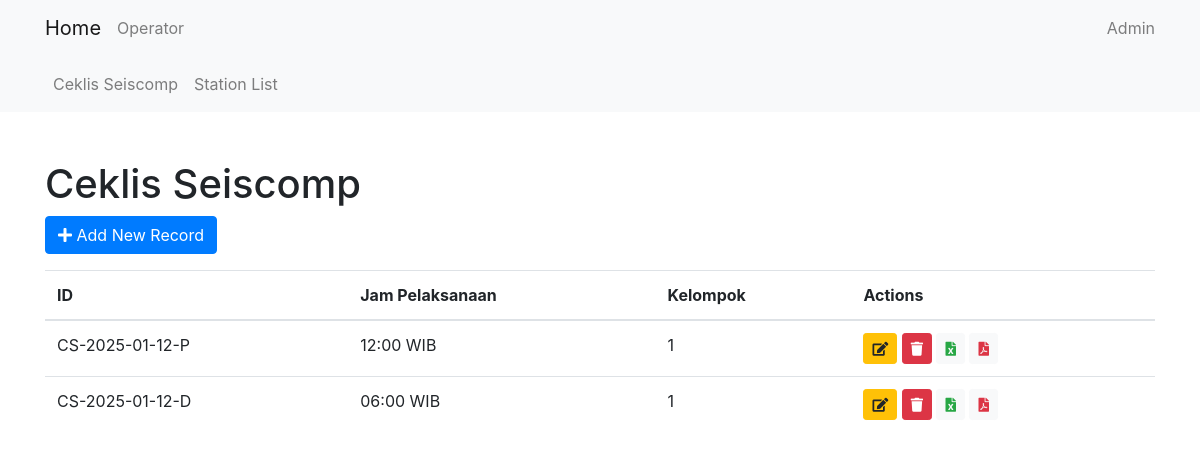
The page /cl_seiscomp/ on the database as committed earlier.
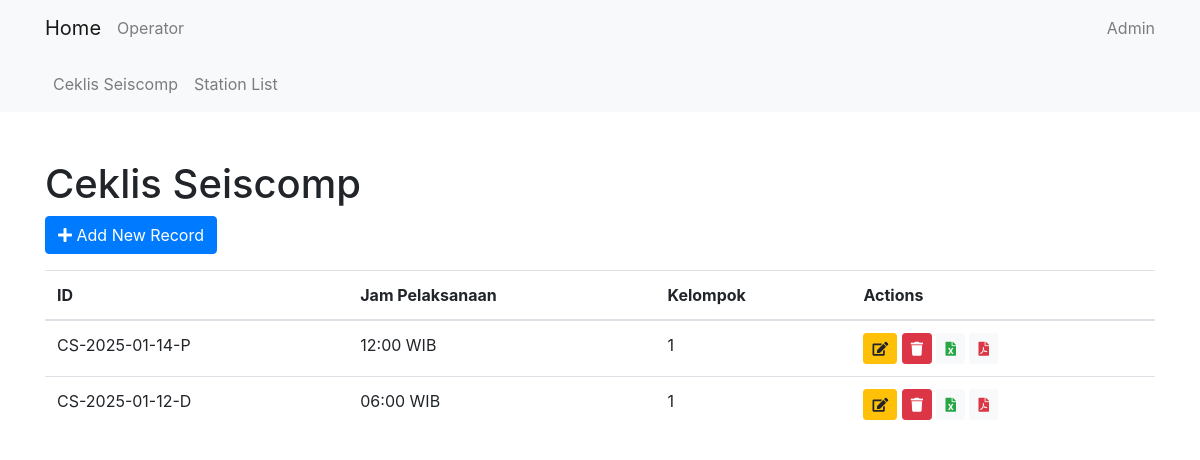
The same page on the database as committed later.
### cl_seiscomp/models.py (models this page shows, shortened)
class CsRecordModel(models.Model):
    date = models.DateField(default=timezone.now)
    cs_id = models.CharField(max_length=15, default='0')
    shift = models.CharField(max_length=15, choices=SHIFT, default='P')
    jam_pelaksanaan = models.CharField(max_length=20, choices=WAKTU, default='12:00 WIB')
    kelompok = models.IntegerField(choices=KELOMPOK, default=1)
    operator = models.ForeignKey(Operator, on_delete=models.CASCADE)
    gaps = models.TextField(max_length=10000, null=True, blank=True)
    spikes = models.TextField(max_length=10000, null=True, blank=True)
    blanks = models.TextField(max_length=10000, null=True, blank=True)
    slmon = models.PositiveIntegerField(null=True, blank=True, default=0)
    count_gaps = models.PositiveIntegerField(null=True, blank=True, default=0)
    count_spikes = models.PositiveIntegerField(null=True, blank=True, default=0)
    count_blanks = models.PositiveIntegerField(null=True, blank=True, default=0)
    slmon_image = models.ImageField(upload_to='cl_seiscomp/slmon_images/', null=True, blank=True)

### cl_seiscomp/views.py (the view)
# urls.py: path('', CsListView.as_view(), name='cs_list'),
class CsListView(ListView):
    model = CsRecordModel
    template_name = 'cl_seiscomp/cs_list.html'
    context_object_name = 'csrecords'

### cl_seiscomp/templates/cl_seiscomp/cs_list.html (shortened to what this page needs)
{% extends 'core/base.html' %}
{% block content %}
<h1 class="mt-5">Ceklis Seiscomp</h1>
<a href="{% url 'cl_seiscomp:cs_create' %}" class="btn btn-primary">
    <i class="fas fa-plus"></i> Add New Record
</a>
<table class="table mt-3">
    <thead>
        <tr>
            <th>ID</th>
            <th>Jam Pelaksanaan</th>
            <th>Kelompok</th>
            <th>Actions</th>
        </tr>
    </thead>
    <tbody>
        {% for record in csrecords %}
        <tr>
            <td>{{ record.cs_id }}</td>
            <td>{{ record.jam_pelaksanaan }}</td>
            <td>{{ record.kelompok }}</td>
            <td>
                <a href="{% url 'cl_seiscomp:cs_update' record.pk %}" class="btn btn-sm btn-warning" data-toggle="tooltip" title="Edit">
                    <i class="fas fa-edit"></i>
                </a>
                <form action="{% url 'cl_seiscomp:cs_delete' record.pk %}" method="post" style="display:inline;">
                    <button type="button" class="btn btn-sm btn-danger delete-button" data-toggle="tooltip" title="Delete">
                        <i class="fas fa-trash"></i>
                    </button>
                </form>
                <a href="{% url 'cl_seiscomp:cs_export_excel' record.pk %}" class="btn btn-sm btn-light text-success">
                    <i class="fas fa-file-excel"></i>
                </a>
                <a href="{% url 'cl_seiscomp:cs_export_pdf' record.pk %}" class="btn btn-sm btn-light text-danger">
                    <i class="fas fa-file-pdf"></i>
                </a>
            </td>
        </tr>
        {% endfor %}
    </tbody>
</table>
{% endblock %}

Rows that differ between the two databases and show on the page:
changed CsRecordModel "12:00 WIB": cs_id "CS-2025-01-12-P" → "CS-2025-01-14-P"
